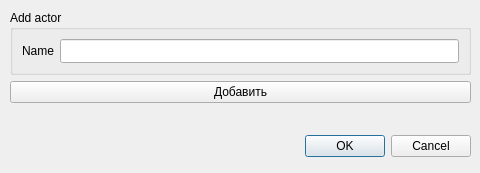
<?xml version="1.0" encoding="UTF-8"?>
<ui version="4.0">
 <class>Dialog</class>
 <widget class="QDialog" name="Dialog">
  <property name="geometry">
   <rect>
    <x>0</x>
    <y>0</y>
    <width>480</width>
    <height>173</height>
   </rect>
  </property>
  <property name="windowTitle">
   <string>Dialog</string>
  </property>
  <widget class="QDialogButtonBox" name="buttonBox">
   <property name="geometry">
    <rect>
     <x>10</x>
     <y>130</y>
     <width>461</width>
     <height>32</height>
    </rect>
   </property>
   <property name="orientation">
    <enum>Qt::Horizontal</enum>
   </property>
   <property name="standardButtons">
    <set>QDialogButtonBox::Cancel|QDialogButtonBox::Ok</set>
   </property>
  </widget>
  <widget class="QWidget" name="layoutWidget">
   <property name="geometry">
    <rect>
     <x>10</x>
     <y>10</y>
     <width>461</width>
     <height>101</height>
    </rect>
   </property>
   <layout class="QFormLayout" name="formLayout_2">
    <property name="fieldGrowthPolicy">
     <enum>QFormLayout::AllNonFixedFieldsGrow</enum>
    </property>
    <item row="0" column="0" colspan="2">
     <widget class="QGroupBox" name="groupBox_2">
      <property name="title">
       <string>Add actor</string>
      </property>
      <layout class="QHBoxLayout" name="horizontalLayout_2">
       <item>
        <widget class="QLabel" name="label_6">
         <property name="text">
          <string>Name</string>
         </property>
        </widget>
       </item>
       <item>
        <widget class="QLineEdit" name="le_name">
         <property name="minimumSize">
          <size>
           <width>0</width>
           <height>24</height>
          </size>
         </property>
        </widget>
       </item>
      </layout>
     </widget>
    </item>
    <item row="1" column="0" colspan="2">
     <widget class="QPushButton" name="pb_add_actor">
      <property name="text">
       <string>Добавить</string>
      </property>
     </widget>
    </item>
   </layout>
  </widget>
 </widget>
 <resources/>
 <connections>
  <connection>
   <sender>buttonBox</sender>
   <signal>accepted()</signal>
   <receiver>Dialog</receiver>
   <slot>accept()</slot>
   <hints>
    <hint type="sourcelabel">
     <x>248</x>
     <y>254</y>
    </hint>
    <hint type="destinationlabel">
     <x>157</x>
     <y>274</y>
    </hint>
   </hints>
  </connection>
  <connection>
   <sender>buttonBox</sender>
   <signal>rejected()</signal>
   <receiver>Dialog</receiver>
   <slot>reject()</slot>
   <hints>
    <hint type="sourcelabel">
     <x>316</x>
     <y>260</y>
    </hint>
    <hint type="destinationlabel">
     <x>286</x>
     <y>274</y>
    </hint>
   </hints>
  </connection>
 </connections>
</ui>
